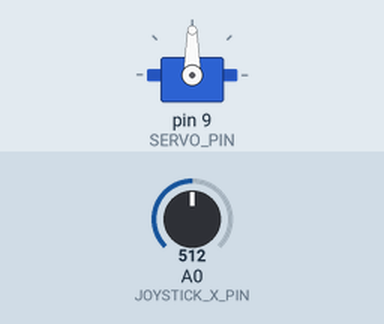
Simulated run of this sketch. Board: Arduino Uno, built with avr-gcc and run on an emulated ATmega328P. Parts: servo. The inputs (shaded band) are chosen by the test bench; at power-on: A0 (JOYSTICK_X_PIN) = 512.

Above: at 1.2 s.
1.3 s: A0 (JOYSTICK_X_PIN) set to 716
At 2.0 s:
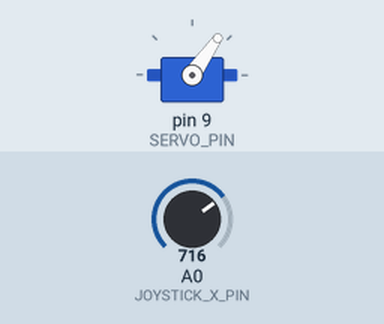
2.8 s: A0 (JOYSTICK_X_PIN) set to 900
At 3.3 s:
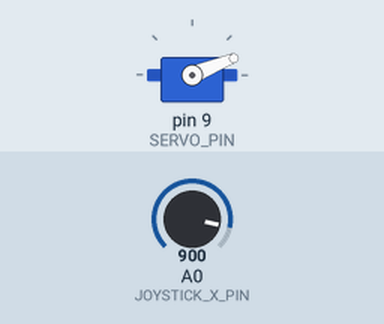
4.3 s: A0 (JOYSTICK_X_PIN) set to 1023
At 4.6 s:
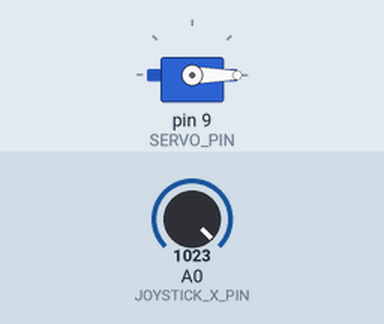
5.8 s: A0 (JOYSTICK_X_PIN) set to 306
At 7.0 s:
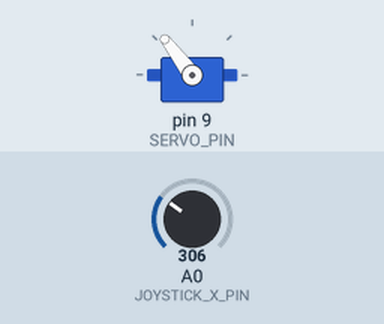
7.3 s: A0 (JOYSTICK_X_PIN) set to 170
At 8.3 s:
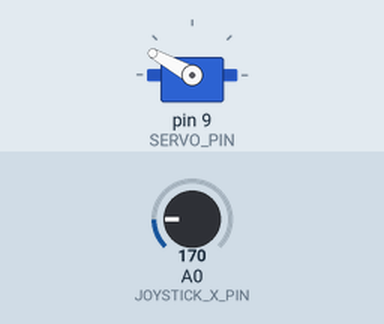
Timing chart, 0 to 9.8 s (numbered marks = the images above; inputs shaded):
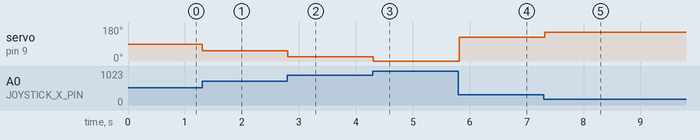

Measured:
- after the input at 1.3 s, servo on pin 9 (SERVO_PIN): 90° → 55° at once
- after the input at 2.8 s, servo on pin 9 (SERVO_PIN): 55° → 22° at once
- after the input at 4.3 s, servo on pin 9 (SERVO_PIN): 22° → 0° at once
- after the input at 5.8 s, servo on pin 9 (SERVO_PIN): 0° → 127° at once
- after the input at 7.3 s, servo on pin 9 (SERVO_PIN): 127° → 151° at once

The sketch:

Servo_Motor_Controlled_Using_Joystick.ino
```cpp
/*  Servo Motor Controlled Using Joystick
 *
 *  The Arduino will use a joystick to control the angle of the servo motor
 *
 *  The wiring, schematic and simulation for this project can be found at:
 *  https://www.tinkercad.com/things/1MGP375wDgV
 *
 *  Create 2 April, 2022
 *  by Jonathan Purcell
 *
 *  This code, amoung others, can be found in the GitHub repository:
 *  https://github.com/jonathan0purcell/Electronic-Control-Project-User-Guide-2.git
*/

// Include the library for the servo motor
#include <Servo.h>

// Defining the pins for the motor
#define SERVO_PIN 9
#define SERVO_MIN_ANGLE 0
#define SERVO_MAX_ANGLE 180

// Defining the pins for the joystick
#define JOYSTICK_X_PIN A0
#define JOYSTICK_X_MIN 0
#define JOYSTICK_X_MAX 1023

// The delay between servo movements
#define DELAY 100

// The servo object to be able to call the methods
Servo servo;

void setup() {
  // Attach the servo to the given pin
  servo.attach(SERVO_PIN);
}

void loop() {
  // Get the serial reading of the joystick x-axis
  const int JOYSTICK_X_VAL = analogRead(JOYSTICK_X_PIN);

  // Map the serial reading to between 0 and 180
  // Turning joystick left makes servo go left, turning it right makes servo go right
  const int SERVO_ANGLE = map(JOYSTICK_X_VAL, JOYSTICK_X_MIN, JOYSTICK_X_MAX,
    SERVO_MAX_ANGLE, SERVO_MIN_ANGLE);

  // Set the angle of the servo motor (Must be between 0 and 180 degrees)
  servo.write(SERVO_ANGLE);

  // Pause the program for DELAY millioseconds (Specified above)
  delay(DELAY);
}
```
